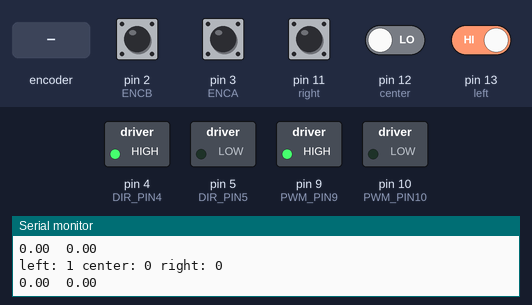
Bench run of a sketch on a simulated Arduino Uno, built with avr-gcc and run on an emulated ATmega328P. Shown: switched loads named in the sketch (green lamp = pin HIGH), the last lines printed to the serial monitor. The inputs (shaded band) are chosen by the test bench; at power-on: pin 2 (ENCB), pin 3 (ENCA), pin 13 (left) HIGH, pin 11 (right), pin 12 (center) LOW.

Above: at 1.2 s.
1.3 s: rotary encoder on pin 3 (ENCA) / pin 2 (ENCB) turned 3 steps (first pin leading)
At 1.51 s:
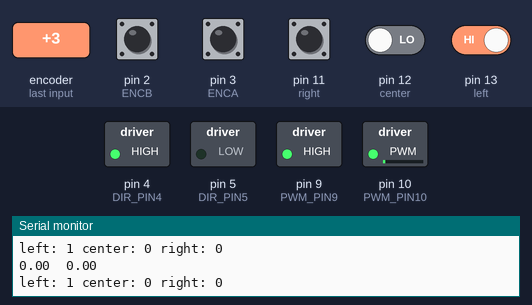
4.3 s: pin 11 (right) pulled HIGH for 1 s
At 6.7 s:
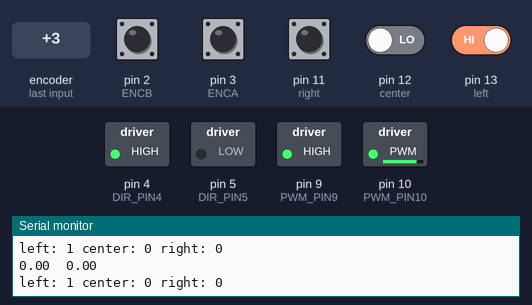
7.3 s: pin 11 (right) driven HIGH and pin 13 (left) driven LOW
At 8.1 s:
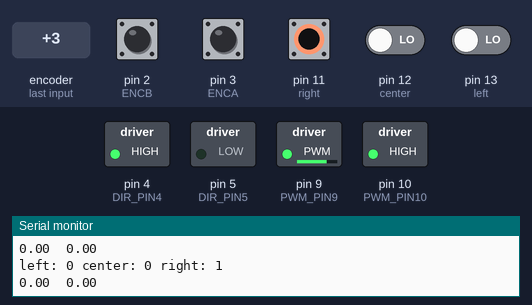
8.8 s: pin 11 (right) driven LOW
At 9.2 s:
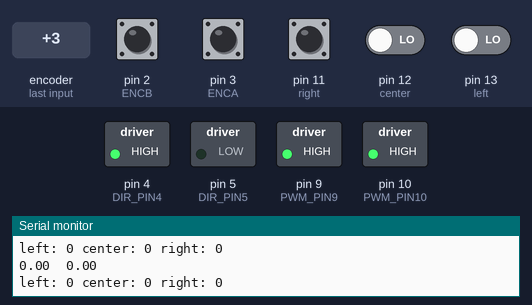
11.8 s: pin 11 (right) driven HIGH
At 12.5 s:
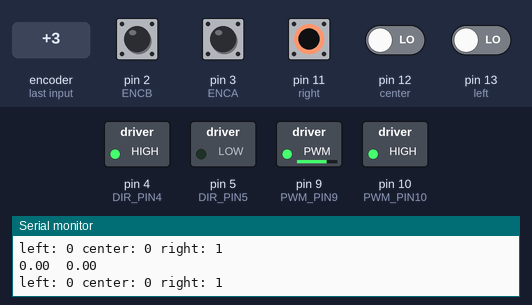
Timing chart, 0 to 14.8 s (numbered marks = the images above; inputs shaded):
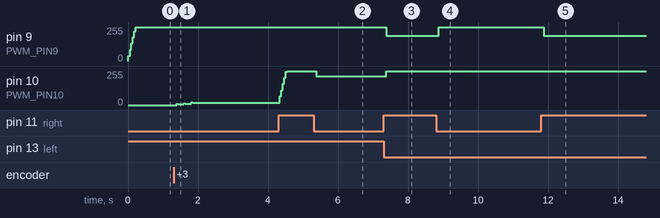

Measured:
- after the input at 1.3 s, pin 10 (PWM_PIN10): 0/255 → 5/255 after 0.09 s, → 11/255 0.21 s later, → 16/255 0.21 s later
- after the input at 4.3 s, pin 10 (PWM_PIN10): 16/255 → 255/255 at once, → 214/255 1.0 s later
- after the input at 7.3 s, pin 9 (PWM_PIN9): 255/255 → 188/255 after 0.08 s; pin 10 (PWM_PIN10): 214/255 → 255/255 after 0.08 s
- after the input at 8.8 s, pin 9 (PWM_PIN9): 188/255 → 255/255 after 0.08 s
- after the input at 11.8 s, pin 9 (PWM_PIN9): 255/255 → 188/255 after 0.07 s

The sketch:

Line_Follower_PID.ino
```cpp
//1 right
//2 left
//direction right 4
//direction left 5


//code need an update (not final)

#define left   13
#define center 12
#define right  11
#define ENCB 2 //right
#define ENCA 3 //left
#define DIR_PIN4 4 //
#define DIR_PIN5 5
#define PWM_PIN9 9
#define PWM_PIN10  10

void readEncoderL();
void readEncoderR();
void setMotorL( float pwmVal);
void setMotorR( float pwmVal);

float kp_v = 3.7 ;
float ki_v = 30 * 3.7 ;

long    start_time= 0;
volatile int pulses_L = 0;
volatile int pulses_R = 0;
volatile double velocity_L = 0;
volatile double velocity_R = 0;
long        prevT = 0;

volatile double velocity_L2 = 0;
volatile double velocity_R2 = 0;
volatile double velocity_errorL = 0;
volatile double velocity_errorR = 0;


float  eintegral_L   =0;
float  eintegral_R   =0;

float Vel_ControlSignal_L = 0;
float Vel_ControlSignal_R = 0;

void setup() {
  // put your setup code here, to run once:
  pinMode(left, INPUT);
  pinMode(center, INPUT);
  pinMode(right, INPUT);

  pinMode(PWM_PIN9,OUTPUT);
  pinMode(DIR_PIN4,OUTPUT);
  pinMode(PWM_PIN10,OUTPUT);
  pinMode(DIR_PIN5,OUTPUT);

  pinMode(ENCA,INPUT_PULLUP);
  pinMode(ENCB,INPUT_PULLUP);

  attachInterrupt(digitalPinToInterrupt(ENCA),readEncoderL,RISING);
  attachInterrupt(digitalPinToInterrupt(ENCB),readEncoderR,RISING);


    analogWrite(PWM_PIN9,0);
    analogWrite(PWM_PIN10,0);

    digitalWrite(DIR_PIN4,HIGH);
    digitalWrite(DIR_PIN5,LOW);
    Serial.begin(9600);


}

void loop() {
  // put your main code here, to run repeatedly:
  bool leftV = digitalRead(left);
  bool centerV = digitalRead(center);
  bool rightV = digitalRead(right);
    Serial.print("left: ");
    Serial.print(leftV);
    Serial.print(" center: ");
    Serial.print(centerV);
    Serial.print(" right: ");
    Serial.println(rightV);

  if (leftV == 0  && rightV == 1) {
   velocity_L=0;
   velocity_R=10;
  }
  else if (leftV == 1 && rightV == 0) {
   velocity_L=10;
   velocity_R=0;
  }
  else
  {
    velocity_L=10;
    velocity_R=10;
  }


  // time difference
  long currT = micros();
  double deltaT = ((double) (currT - prevT))/( 1.0e6 );
  prevT = currT;
  /* Read  position and velocity*/
  /*interrupt sandwich*/
  noInterrupts();
  velocity_L2=  (double)(((double)pulses_L / 19.894)      / (double)deltaT)  ;//(current pos. - last pos.) / time
  velocity_R2=  (double)(((double)pulses_R / 19.894)      / (double)deltaT ) ;//(current pos. - last pos.) / time
  pulses_L=0;
  pulses_R=0;
  interrupts();


   Serial.print(velocity_L2);
   Serial.print("  ");
   Serial.println(velocity_R2);

  velocity_errorL = velocity_L  -  velocity_L2;
  velocity_errorR = velocity_R  -  velocity_R2;

  eintegral_L = eintegral_L + velocity_errorL * deltaT;
  eintegral_R = eintegral_R + velocity_errorR * deltaT;

  Vel_ControlSignal_L =  kp_v  *  velocity_errorL + ki_v * eintegral_L;
  Vel_ControlSignal_R =  kp_v  *  velocity_errorR + ki_v * eintegral_R;

  float pwm_L = fabs(Vel_ControlSignal_L);
   if( pwm_L >= 255 )
   {
     pwm_L = 255;
     eintegral_L-= velocity_errorL * deltaT; //antiWindup
   }

   float pwm_R = fabs(Vel_ControlSignal_R);
   if( pwm_R>= 255 )
   {
     pwm_R = 255;
     eintegral_R-= velocity_errorR * deltaT; //antiWindup
   }

    analogWrite(PWM_PIN9,pwm_L);
    analogWrite(PWM_PIN10,pwm_R);

}


void readEncoderL()
{
  pulses_L++;
}

void readEncoderR()
{
  pulses_R++;
}
```
